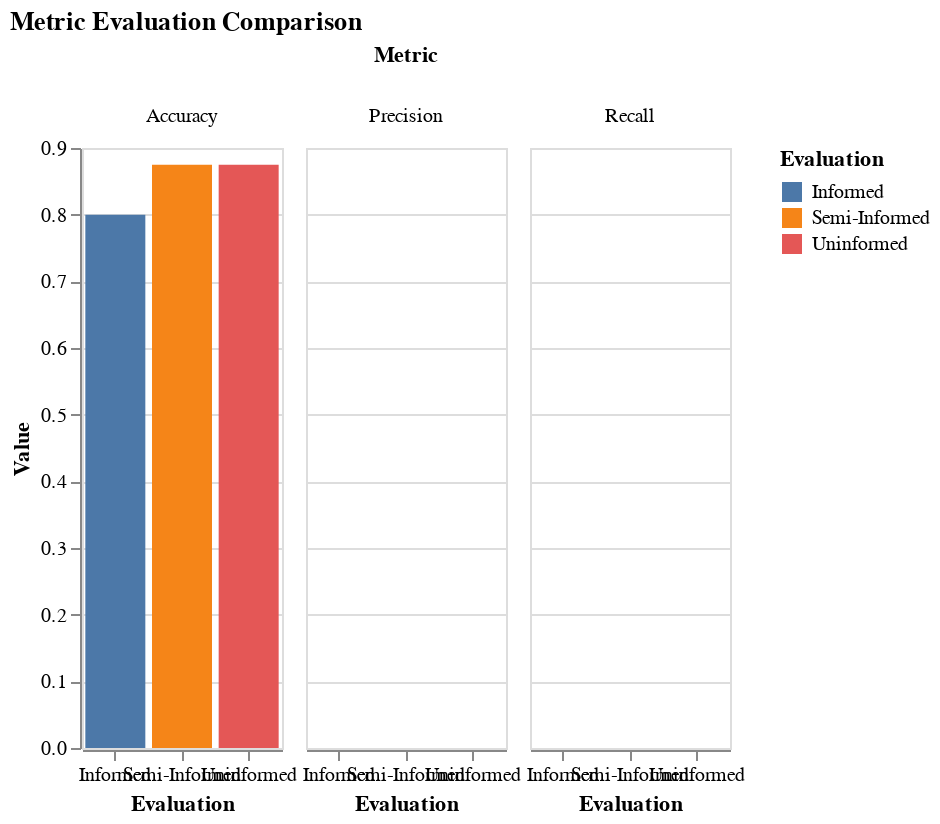

This figure's notebook cell:
### Code cell
generalize = pd.DataFrame({
    'Metric': ['Accuracy', 'Accuracy', 'Accuracy', 
               'Precision', 'Precision', 'Precision',
               'Recall', 'Recall', 'Recall'],
    'Evaluation': ['Informed', 'Semi-Informed', 'Uninformed',
                   'Informed', 'Semi-Informed', 'Uninformed',
                   'Informed', 'Semi-Informed', 'Uninformed'],
    'Value': result
})

# Create the Altair chart
chart = alt.Chart(generalize).mark_bar().encode(
    x=alt.X('Evaluation:N', title='Evaluation', axis=alt.Axis(labelAngle=0)),
    y=alt.Y('Value:Q', title='Value'),
    color='Evaluation:N',
    column='Metric:N',
).properties(
    title='Metric Evaluation Comparison',
    width=100
).configure_facet(
    spacing=10
)

# Show the chart
chart.show()

### Figure 1 — Vega-Lite specification as saved in the notebook (floating-point values rounded to 4 significant figures)
{"config": {"view": {"continuousWidth": 300, "continuousHeight": 300}, "facet": {"spacing": 10}}, "data": {"name": "data-a8147260aed3d26cad07e9d585b17cfe"}, "mark": {"type": "bar"}, "encoding": {"color": {"field": "Evaluation", "type": "nominal"}, "column": {"field": "Metric", "type": "nominal"}, "x": {"axis": {"labelAngle": 0}, "field": "Evaluation", "title": "Evaluation", "type": "nominal"}, "y": {"field": "Value", "title": "Value", "type": "quantitative"}}, "title": "Metric Evaluation Comparison", "width": 100, "$schema": "https://vega.github.io/schema/vega-lite/v5.20.1.json", "datasets": {"data-a8147260aed3d26cad07e9d585b17cfe": [{"Metric": "Accuracy", "Evaluation": "Informed", "Value": 0.8}, {"Metric": "Accuracy", "Evaluation": "Semi-Informed", "Value": 0.875}, {"Metric": "Accuracy", "Evaluation": "Uninformed", "Value": 0.875}, {"Metric": "Precision", "Evaluation": "Informed", "Value": 0.0}, {"Metric": "Precision", "Evaluation": "Semi-Informed", "Value": 0.0}, {"Metric": "Precision", "Evaluation": "Uninformed", "Value": 0.0}, {"Metric": "Recall", "Evaluation": "Informed", "Value": 0.0}, {"Metric": "Recall", "Evaluation": "Semi-Informed", "Value": 0.0}, {"Metric": "Recall", "Evaluation": "Uninformed", "Value": 0.0}]}}
